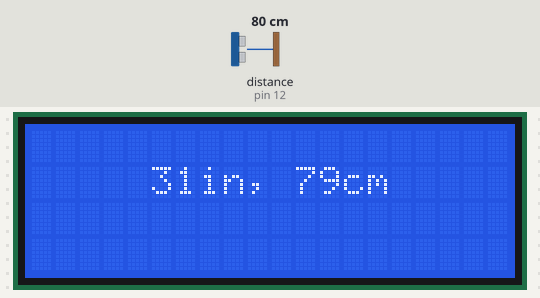
A sketch run on a simulated Arduino Uno, built with avr-gcc and run on an emulated ATmega328P. On the bench: 20×4 character LCD. Wiring (inferred from the names in the program): ultrasonic range finder: trigger pin 11; echo pin 12. The test bench sets the inputs (shaded band); at power-on: distance to the obstacle (sensor on pin 12) 80 cm. The echo pulse lasts 58.3 µs per cm; what the sketch prints to the serial monitor is not drawn.

Above: at 1.2 s.
1.3 s: distance to the obstacle (sensor on pin 12) set to 2 cm
At 3.3 s:
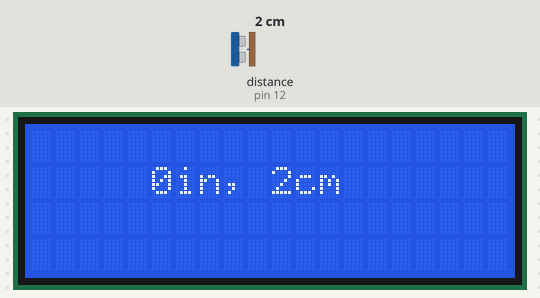
4.1 s: distance to the obstacle (sensor on pin 12) set to 4 cm
At 4.6 s:
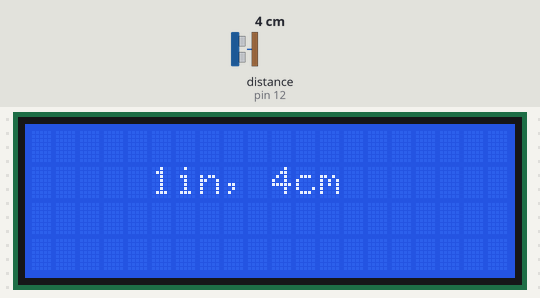
5.6 s: distance to the obstacle (sensor on pin 12) set to 9 cm
At 7.1 s:
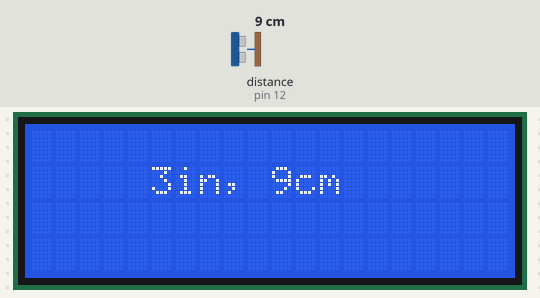
Timing chart, 0 to 8.6 s (numbered marks = the images above; inputs shaded):
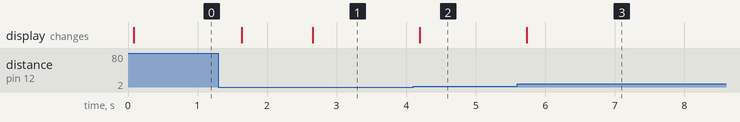

Measured:
- after the input at 1.3 s, the display: first changes after 0.33 s (image 1 shows a later state)
- after the input at 4.1 s, the display: changes after 0.09 s (image 2)
- after the input at 5.6 s, the display: changes after 0.13 s (image 3)

The sketch:

EXP5_hcsr04_ultrasonic.ino
```cpp
#include <LiquidCrystal_I2C.h>
LiquidCrystal_I2C lcd(0x27, 20, 4);

int trigPin = 11;    // Trigger
int echoPin = 12;    // Echo
long duration, cm, inches;

void setup() {
  //Serial Port begin
  Serial.begin (9600);
  //Define inputs and outputs
  pinMode(trigPin, OUTPUT);
  pinMode(echoPin, INPUT);

  lcd.init();
  lcd.backlight();
}

void loop() {
  // The sensor is triggered by a HIGH pulse of 10 or more microseconds.
  // Give a short LOW pulse beforehand to ensure a clean HIGH pulse:
  digitalWrite(trigPin, LOW);
  delayMicroseconds(5);
  digitalWrite(trigPin, HIGH);
  delayMicroseconds(10);
  digitalWrite(trigPin, LOW);

  // Read the signal from the sensor: a HIGH pulse whose
  // duration is the time (in microseconds) from the sending
  // of the ping to the reception of its echo off of an object.
  pinMode(echoPin, INPUT);
  duration = pulseIn(echoPin, HIGH);

  // Convert the time into a distance
  cm = (duration/2) / 29.1;     // Divide by 29.1 or multiply by 0.0343
  inches = (duration/2) / 74;   // Divide by 74 or multiply by 0.0135

  Serial.print(inches);
  Serial.print("in, ");
  Serial.print(cm);
  Serial.print("cm");
  Serial.println();

  lcd.clear();
  lcd.setCursor(5, 1);
  lcd.print(inches);
  lcd.print("in, ");
  lcd.print(cm);
  lcd.print("cm");

  delay(500);
}
```
